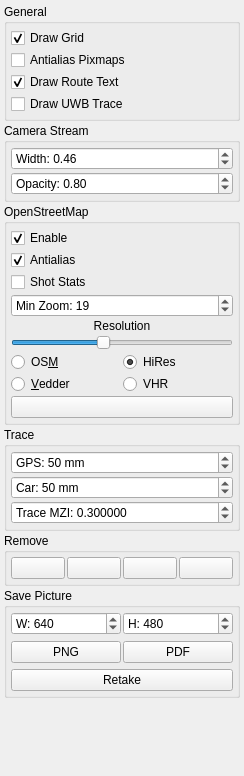
                  <widget class="QWidget" name="scrollAreaWidgetContents_2">
                   <property name="geometry">
                    <rect>
                     <x>0</x>
                     <y>0</y>
                     <width>244</width>
                     <height>776</height>
                    </rect>
                   </property>
                   <layout class="QVBoxLayout" name="verticalLayout_15">
                    <property name="spacing">
                     <number>2</number>
                    </property>
                    <property name="leftMargin">
                     <number>4</number>
                    </property>
                    <property name="topMargin">
                     <number>4</number>
                    </property>
                    <property name="rightMargin">
                     <number>4</number>
                    </property>
                    <property name="bottomMargin">
                     <number>4</number>
                    </property>
                    <item>
                     <widget class="QGroupBox" name="groupBox_16">
                      <property name="title">
                       <string>General</string>
                      </property>
                      <layout class="QVBoxLayout" name="verticalLayout_18">
                       <property name="spacing">
                        <number>2</number>
                       </property>
                       <property name="leftMargin">
                        <number>4</number>
                       </property>
                       <property name="topMargin">
                        <number>4</number>
                       </property>
                       <property name="rightMargin">
                        <number>4</number>
                       </property>
                       <property name="bottomMargin">
                        <number>4</number>
                       </property>
                       <item>
                        <widget class="QCheckBox" name="mapDrawGridBox">
                         <property name="text">
                          <string>Draw Grid</string>
                         </property>
                         <property name="checked">
                          <bool>true</bool>
                         </property>
                        </widget>
                       </item>
                       <item>
                        <widget class="QCheckBox" name="mapAntialiasBox">
                         <property name="toolTip">
                          <string>Antialias imported pixmaps</string>
                         </property>
                         <property name="text">
                          <string>Antialias Pixmaps</string>
                         </property>
                         <property name="checked">
                          <bool>false</bool>
                         </property>
                        </widget>
                       </item>
                       <item>
                        <widget class="QCheckBox" name="mapDrawRouteTextBox">
                         <property name="text">
                          <string>Draw Route Text</string>
                         </property>
                         <property name="checked">
                          <bool>true</bool>
                         </property>
                        </widget>
                       </item>
                       <item>
                        <widget class="QCheckBox" name="mapDrawUwbTraceBox">
                         <property name="text">
                          <string>Draw UWB Trace</string>
                         </property>
                        </widget>
                       </item>
                      </layout>
                     </widget>
                    </item>
                    <item>
                     <widget class="QGroupBox" name="groupBox_19">
                      <property name="title">
                       <string>Camera Stream</string>
                      </property>
                      <layout class="QVBoxLayout" name="verticalLayout_24">
                       <property name="spacing">
                        <number>2</number>
                       </property>
                       <property name="leftMargin">
                        <number>4</number>
                       </property>
                       <property name="topMargin">
                        <number>4</number>
                       </property>
                       <property name="rightMargin">
                        <number>4</number>
                       </property>
                       <property name="bottomMargin">
                        <number>4</number>
                       </property>
                       <item>
                        <widget class="QDoubleSpinBox" name="mapCameraWidthBox">
                         <property name="prefix">
                          <string>Width: </string>
                         </property>
                         <property name="maximum">
                          <double>1.000000000000000</double>
                         </property>
                         <property name="singleStep">
                          <double>0.020000000000000</double>
                         </property>
                         <property name="value">
                          <double>0.460000000000000</double>
                         </property>
                        </widget>
                       </item>
                       <item>
                        <widget class="QDoubleSpinBox" name="mapCameraOpacityBox">
                         <property name="prefix">
                          <string>Opacity: </string>
                         </property>
                         <property name="maximum">
                          <double>1.000000000000000</double>
                         </property>
                         <property name="singleStep">
                          <double>0.020000000000000</double>
                         </property>
                         <property name="value">
                          <double>0.800000000000000</double>
                         </property>
                        </widget>
                       </item>
                      </layout>
                     </widget>
                    </item>
                    <item>
                     <widget class="QGroupBox" name="groupBox_12">
                      <property name="title">
                       <string>OpenStreetMap</string>
                      </property>
                      <property name="flat">
                       <bool>false</bool>
                      </property>
                      <property name="checkable">
                       <bool>false</bool>
                      </property>
                      <layout class="QGridLayout" name="gridLayout_10">
                       <property name="leftMargin">
                        <number>4</number>
                       </property>
                       <property name="topMargin">
                        <number>4</number>
                       </property>
                       <property name="rightMargin">
                        <number>4</number>
                       </property>
                       <property name="bottomMargin">
                        <number>4</number>
                       </property>
                       <property name="spacing">
                        <number>2</number>
                       </property>
                       <item row="8" column="0" colspan="2">
                        <widget class="QPushButton" name="mapOsmClearCacheButton">
                         <property name="toolTip">
                          <string>Clear cached tiles</string>
                         </property>
                         <property name="text">
                          <string/>
                         </property>
                         <property name="icon">
                          <iconset resource="resources.qrc">
                           <normaloff>:/models/Icons/Delete2-96.png</normaloff>:/models/Icons/Delete2-96.png</iconset>
                         </property>
                        </widget>
                       </item>
                       <item row="7" column="0">
                        <widget class="QRadioButton" name="mapOsmServerVedderButton">
                         <property name="text">
                          <string>&amp;Vedder</string>
                         </property>
                         <property name="checked">
                          <bool>false</bool>
                         </property>
                        </widget>
                       </item>
                       <item row="6" column="1">
                        <widget class="QRadioButton" name="mapOsmServerHiResButton">
                         <property name="text">
                          <string>HiRes</string>
                         </property>
                         <property name="checked">
                          <bool>true</bool>
                         </property>
                        </widget>
                       </item>
                       <item row="6" column="0">
                        <widget class="QRadioButton" name="mapOsmServerOsmButton">
                         <property name="text">
                          <string>OS&amp;M</string>
                         </property>
                        </widget>
                       </item>
                       <item row="7" column="1">
                        <widget class="QRadioButton" name="mapOsmServerVedderHdButton">
                         <property name="toolTip">
                          <string>Vedder high resolution tiles</string>
                         </property>
                         <property name="text">
                          <string>VHR</string>
                         </property>
                         <property name="checked">
                          <bool>false</bool>
                         </property>
                        </widget>
                       </item>
                       <item row="5" column="0" colspan="2">
                        <widget class="QSlider" name="mapOsmResSlider">
                         <property name="minimum">
                          <number>30</number>
                         </property>
                         <property name="maximum">
                          <number>200</number>
                         </property>
                         <property name="value">
                          <number>100</number>
                         </property>
                         <property name="orientation">
                          <enum>Qt::Orientation::Horizontal</enum>
                         </property>
                        </widget>
                       </item>
                       <item row="4" column="0" colspan="2">
                        <widget class="QLabel" name="label_3">
                         <property name="text">
                          <string>Resolution</string>
                         </property>
                         <property name="alignment">
                          <set>Qt::AlignmentFlag::AlignCenter</set>
                         </property>
                        </widget>
                       </item>
                       <item row="3" column="0" colspan="2">
                        <widget class="QSpinBox" name="mapOsmMaxZoomBox">
                         <property name="toolTip">
                          <string>Max OSM zoom level</string>
                         </property>
                         <property name="prefix">
                          <string>Min Zoom: </string>
                         </property>
                         <property name="maximum">
                          <number>22</number>
                         </property>
                         <property name="value">
                          <number>19</number>
                         </property>
                        </widget>
                       </item>
                       <item row="0" column="0" colspan="2">
                        <widget class="QCheckBox" name="mapOpenStreetMapBox">
                         <property name="text">
                          <string>Enable</string>
                         </property>
                         <property name="checked">
                          <bool>true</bool>
                         </property>
                        </widget>
                       </item>
                       <item row="1" column="0" colspan="2">
                        <widget class="QCheckBox" name="mapAntialiasOsmBox">
                         <property name="toolTip">
                          <string>Antialias tiles</string>
                         </property>
                         <property name="text">
                          <string>Antialias</string>
                         </property>
                         <property name="checked">
                          <bool>true</bool>
                         </property>
                        </widget>
                       </item>
                       <item row="2" column="0" colspan="2">
                        <widget class="QCheckBox" name="mapOsmStatsBox">
                         <property name="text">
                          <string>Shot Stats</string>
                         </property>
                        </widget>
                       </item>
                      </layout>
                     </widget>
                    </item>
                    <item>
                     <widget class="QGroupBox" name="groupBox_15">
                      <property name="title">
                       <string>Trace</string>
                      </property>
                      <layout class="QVBoxLayout" name="verticalLayout_16">
                       <property name="spacing">
                        <number>2</number>
                       </property>
                       <property name="leftMargin">
                        <number>4</number>
                       </property>
                       <property name="topMargin">
                        <number>4</number>
                       </property>
                       <property name="rightMargin">
                        <number>4</number>
                       </property>
                       <property name="bottomMargin">
                        <number>4</number>
                       </property>
                       <item>
                        <widget class="QDoubleSpinBox" name="mapTraceMinSpaceGpsBox">
                         <property name="toolTip">
                          <string>GPS Trace: Minimum distance from previous point for adding new point.</string>
                         </property>
                         <property name="prefix">
                          <string>GPS: </string>
                         </property>
                         <property name="suffix">
                          <string> mm</string>
                         </property>
                         <property name="decimals">
                          <number>0</number>
                         </property>
                         <property name="maximum">
                          <double>9999.000000000000000</double>
                         </property>
                         <property name="value">
                          <double>50.000000000000000</double>
                         </property>
                        </widget>
                       </item>
                       <item>
                        <widget class="QDoubleSpinBox" name="mapTraceMinSpaceCarBox">
                         <property name="toolTip">
                          <string>Car Trace: Minimum distance from previous point for adding new point.</string>
                         </property>
                         <property name="prefix">
                          <string>Car: </string>
                         </property>
                         <property name="suffix">
                          <string> mm</string>
                         </property>
                         <property name="decimals">
                          <number>0</number>
                         </property>
                         <property name="maximum">
                          <double>9999.000000000000000</double>
                         </property>
                         <property name="value">
                          <double>50.000000000000000</double>
                         </property>
                        </widget>
                       </item>
                       <item>
                        <widget class="QDoubleSpinBox" name="traceInfoMinZoomBox">
                         <property name="toolTip">
                          <string>&lt;html&gt;&lt;head/&gt;&lt;body&gt;&lt;p&gt;Info Trace: Minimum zoom for showing text next to info points.&lt;/p&gt;&lt;/body&gt;&lt;/html&gt;</string>
                         </property>
                         <property name="prefix">
                          <string>Trace MZI: </string>
                         </property>
                         <property name="decimals">
                          <number>6</number>
                         </property>
                         <property name="maximum">
                          <double>100.000000000000000</double>
                         </property>
                         <property name="singleStep">
                          <double>0.010000000000000</double>
                         </property>
                         <property name="value">
                          <double>0.300000000000000</double>
                         </property>
                        </widget>
                       </item>
                      </layout>
                     </widget>
                    </item>
                    <item>
                     <widget class="QGroupBox" name="groupBox_13">
                      <property name="title">
                       <string>Remove</string>
                      </property>
                      <layout class="QHBoxLayout" name="horizontalLayout_10">
                       <property name="spacing">
                        <number>2</number>
                       </property>
                       <property name="leftMargin">
                        <number>4</number>
                       </property>
                       <property name="topMargin">
                        <number>4</number>
                       </property>
                       <property name="rightMargin">
                        <number>4</number>
                       </property>
                       <property name="bottomMargin">
                        <number>4</number>
                       </property>
                       <item>
                        <widget class="QPushButton" name="mapRemoveTraceButton">
                         <property name="toolTip">
                          <string>Car trace</string>
                         </property>
                         <property name="text">
                          <string/>
                         </property>
                         <property name="icon">
                          <iconset resource="resources.qrc">
                           <normaloff>:/models/Icons/Polyline-96.png</normaloff>:/models/Icons/Polyline-96.png</iconset>
                         </property>
                        </widget>
                       </item>
                       <item>
                        <widget class="QPushButton" name="mapRemoveRouteAllButton">
                         <property name="toolTip">
                          <string>All routes</string>
                         </property>
                         <property name="text">
                          <string/>
                         </property>
                         <property name="icon">
                          <iconset resource="resources.qrc">
                           <normaloff>:/models/Icons/Polygon-96.png</normaloff>:/models/Icons/Polygon-96.png</iconset>
                         </property>
                        </widget>
                       </item>
                       <item>
                        <widget class="QPushButton" name="mapRemoveInfoAllButton">
                         <property name="toolTip">
                          <string>All info traces</string>
                         </property>
                         <property name="text">
                          <string/>
                         </property>
                         <property name="icon">
                          <iconset resource="resources.qrc">
                           <normaloff>:/models/Icons/Point Objects-96.png</normaloff>:/models/Icons/Point Objects-96.png</iconset>
                         </property>
                        </widget>
                       </item>
                       <item>
                        <widget class="QPushButton" name="MapRemovePixmapsButton">
                         <property name="toolTip">
                          <string>Imported pixmaps</string>
                         </property>
                         <property name="text">
                          <string/>
                         </property>
                         <property name="icon">
                          <iconset resource="resources.qrc">
                           <normaloff>:/models/Icons/Google Images-96.png</normaloff>:/models/Icons/Google Images-96.png</iconset>
                         </property>
                        </widget>
                       </item>
                      </layout>
                     </widget>
                    </item>
                    <item>
                     <widget class="QGroupBox" name="groupBox_5">
                      <property name="title">
                       <string>Save Picture</string>
                      </property>
                      <layout class="QGridLayout" name="gridLayout_11">
                       <property name="leftMargin">
                        <number>4</number>
                       </property>
                       <property name="topMargin">
                        <number>4</number>
                       </property>
                       <property name="rightMargin">
                        <number>4</number>
                       </property>
                       <property name="bottomMargin">
                        <number>4</number>
                       </property>
                       <property name="horizontalSpacing">
                        <number>2</number>
                       </property>
                       <item row="1" column="1">
                        <widget class="QPushButton" name="mapSaveAsPdfButton">
                         <property name="text">
                          <string>PDF</string>
                         </property>
                        </widget>
                       </item>
                       <item row="0" column="0">
                        <widget class="QSpinBox" name="mapSaveWBox">
                         <property name="prefix">
                          <string>W: </string>
                         </property>
                         <property name="maximum">
                          <number>10000</number>
                         </property>
                         <property name="value">
                          <number>640</number>
                         </property>
                        </widget>
                       </item>
                       <item row="0" column="1">
                        <widget class="QSpinBox" name="mapSaveHBox">
                         <property name="prefix">
                          <string>H: </string>
                         </property>
                         <property name="maximum">
                          <number>10000</number>
                         </property>
                         <property name="value">
                          <number>480</number>
                         </property>
                        </widget>
                       </item>
                       <item row="1" column="0">
                        <widget class="QPushButton" name="mapSaveAsPngButton">
                         <property name="text">
                          <string>PNG</string>
                         </property>
                        </widget>
                       </item>
                       <item row="2" column="0" colspan="2">
                        <widget class="QPushButton" name="mapSaveRetakeButton">
                         <property name="toolTip">
                          <string>Retake last image</string>
                         </property>
                         <property name="text">
                          <string>Retake</string>
                         </property>
                         <property name="icon">
                          <iconset resource="resources.qrc">
                           <normaloff>:/models/Icons/Available Updates-96.png</normaloff>:/models/Icons/Available Updates-96.png</iconset>
                         </property>
                        </widget>
                       </item>
                      </layout>
                     </widget>
                    </item>
                    <item>
                     <spacer name="verticalSpacer_3">
                      <property name="orientation">
                       <enum>Qt::Orientation::Vertical</enum>
                      </property>
                      <property name="sizeHint" stdset="0">
                       <size>
                        <width>20</width>
                        <height>95</height>
                       </size>
                      </property>
                     </spacer>
                    </item>
                   </layout>
                  </widget>
